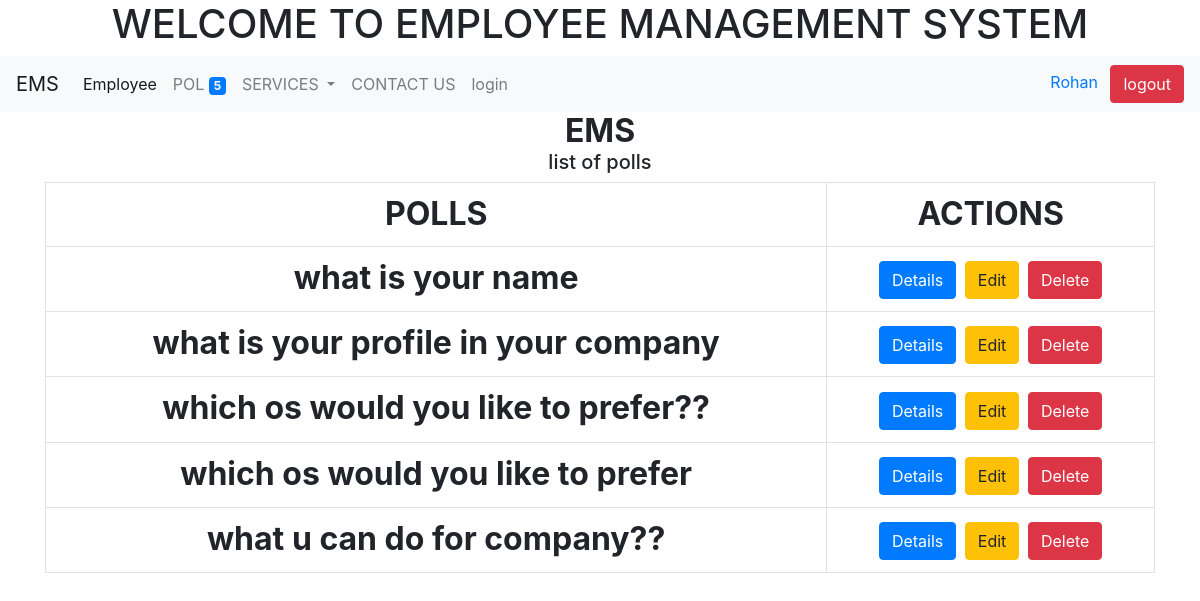
/polls/ (signed in), run on the app's committed database.
### polls/models.py (models this page shows, shortened)
class objectTracking(models.Model):
    created_at = models.DateTimeField(auto_now_add=True)
    updated_at = models.DateTimeField(auto_now=True)
    class Meta:
        abstract = True
        ordering = ('created_at',)

class Question(objectTracking):
    title = models.TextField(null=True, blank=True)
    status = models.CharField(default='inactive', max_length=20)
    created_by = models.ForeignKey(User, null=True, blank=True, on_delete=models.CASCADE)
    start_date = models.DateTimeField(null=True, blank=True)
    end_date = models.DateTimeField(null=True, blank=True)

### polls/views.py (the view)
# urls.py: path('', views.index, name='polls_list'),
@login_required(login_url='/login/')
def index(request):
    question = Question.objects.all()
    context = {'question': question}
    return render(request, 'polls/index.html', context)

### polls/context_processors.py (called while the page is built)
def polls_count(request):
    count = Question.objects.count()
    return {'polls_count': count}

### polls/templatetags/poll_extra.py (called while the page is built)
def upper(value, n):
    return value.upper()[0:n]

### templates/polls/index.html (shortened to what this page needs)
{% extends 'polls/base.html' %}
{% block body %} <h2 align="center">
    <strong>EMS</strong>
     <div class="container">
 <h5>list of polls</h5>
    {% if question %}
         <table class="table table-bordered">
             <tr>
                 <th>POLLS</th>
                 <th>ACTIONS</th>
             </tr>
        {% for question in question  %}
             <tr>
                 <th scope="row">
                     {{question.title}}
                 <td class="text-center">
                     <a class="btn btn-primary" href="/polls/{{ question.id}}/details/">Details</a>
                     <a class="btn btn-warning" href="/polls/{{ question.id}}/edit/">Edit</a>
                     <a class="btn btn-danger" href="/polls/{{ question.id}}/delete/">Delete</a>
                 </td>
             </tr>
        {% endfor %}
    {% else %}
        <p>no question available!!!!!!!</p>
             </table>
    {% endif %}
        </div>
</h2> {% endblock body %}

### templates/polls/base.html (shortened to what this page needs)
{% load poll_extra %}
<!doctype html>
<html lang="en">
  <head>
    <link rel="stylesheet" href="https://stackpath.bootstrapcdn.com/bootstrap/4.4.1/css/bootstrap.min.css">
  </head>
  <body>
  <h1 align="center">WELCOME TO EMPLOYEE MANAGEMENT SYSTEM</h1>
    <nav class="navbar navbar-expand-lg navbar-light bg-light">
  <a class="navbar-brand" href="#">EMS</a>
  <div class="collapse navbar-collapse" id="navbarSupportedContent">
    <ul class="navbar-nav mr-auto">
      <li class="nav-item active">
        <a class="nav-link" href="/employee">{{ 'employee' | capfirst }}
          <span class="sr-only">(current)</span></a>
      </li>
      <li class="nav-item">
        <a class="nav-link" href="/polls">{{ 'Polls' | upper:3 }}
          <span class="badge badge-primary bedge-pill">{{ polls_count }}</span>
        </a>
      </li>
      <li class="nav-item dropdown">
        <a class="nav-link dropdown-toggle" href="/services" id="navbarDropdown" role="button" data-toggle="dropdown" aria-haspopup="true" aria-expanded="false">
          SERVICES
        </a>
        </li>
      <li class="nav-item">
        <a class="nav-link" href="/contact">CONTACT US</a>
      </li>
      <li class="nav-item">
        <a class="nav-link" href="/login">login</a>
      </li>
    </ul>
  </div>
      <div class="text-right">
        {% if user.is_authenticated %}
        <form method="POST" action="/logout/">
          <a href="{% url 'my_profile' %}">
          <span class="mr-sm-2">{{request.user.first_name}}</span>
            </a>
    <input type="submit" class="btn btn-danger" value="logout">
</form>
        {% endif %}
      </div>
</nav>
{% block body %}  {% endblock body %}
  </body>
</html>

### data on the page
Question: title "what is your name"
Question: title "what is your profile in your company"
Question: title "which os would you like to prefer??"
Question: title "which os would you like to prefer"
Question: title "what u can do for company??"

### other printed values
{{ 'employee' | capfirst }} "Employee"
{{ 'Polls' | upper:3 }} "POL"
{{ polls_count }} "5"
{{ request.user.first_name }} "Rohan"
